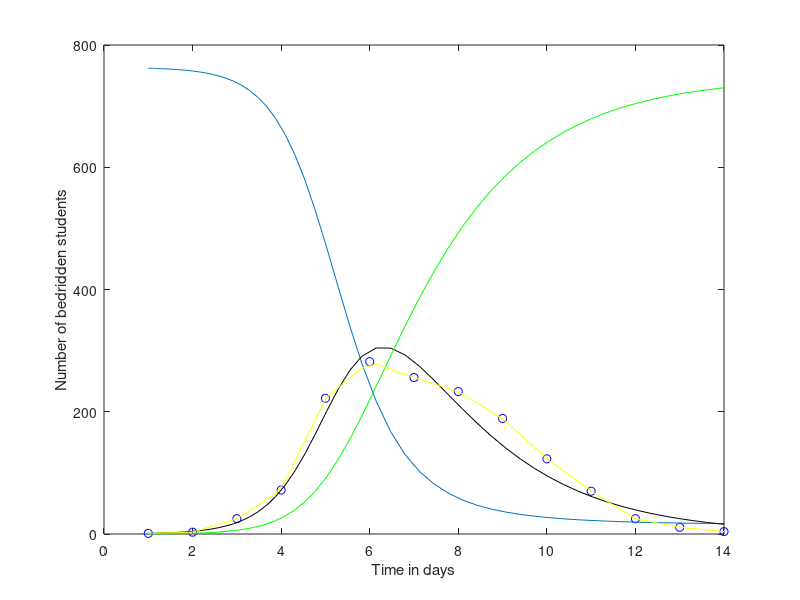

Source code (MATLAB): (Note: this script raises an error after producing the figure.)
function Influenza 
%input given data
time = [1 2 3 4 5 6 7 8 9 10 11 12 13 14]
Ni = [1 3 25 72 222 282 256 233 189 123 70 25 11 4]
%set total population and initial conditions
pop = 763
i0=1
s0 = pop-i0
r0 = 0

%plot given data
plot(time,Ni,'bo')
ylabel('Number of bedridden students')
xlabel('Time in days')
hold on%to add diff eq solutions

%set ode paramaters and calculat r0 as rz
a=0.0026;
r=.5;
rz = pop*a/r
 

 f = @(t,x) [-a*x(1)*x(2);a*x(1)*x(2)-r*x(2);r*x(2)];%set up system of equations
 [t,xa]=ode45(f,[1 14], [s0 i0 r0]);%solve system using initial conditions and ode 45
 inter = interp1(time,Ni,t);%interpolate original data to fit length of ode solution array, in order to perform gof measurments

 plot(t,xa(:,1))%plot susceptible indiviudlas
 plot(t,xa(:,2),'k')%plot infected individuals
 plot(t,xa(:,3),'g')%plot recovered people
 plot(t,inter,'y')%plot interpolated data

 
n = numel(xa(:,2));%get len of array
MSE = 1/n * sum((inter - xa(:,2)).^2)%calc MSE using formula
cost_f = 'NRMSE';%declare cost function for gof calculation, in this case NRMSE
fit = goodnessOfFit(inter,xa(:,2),cost_f)%calculate NRMSE
 
 legend('Data','Susceptible pop','Infected','Recovered')%add legend to data
 hold off
